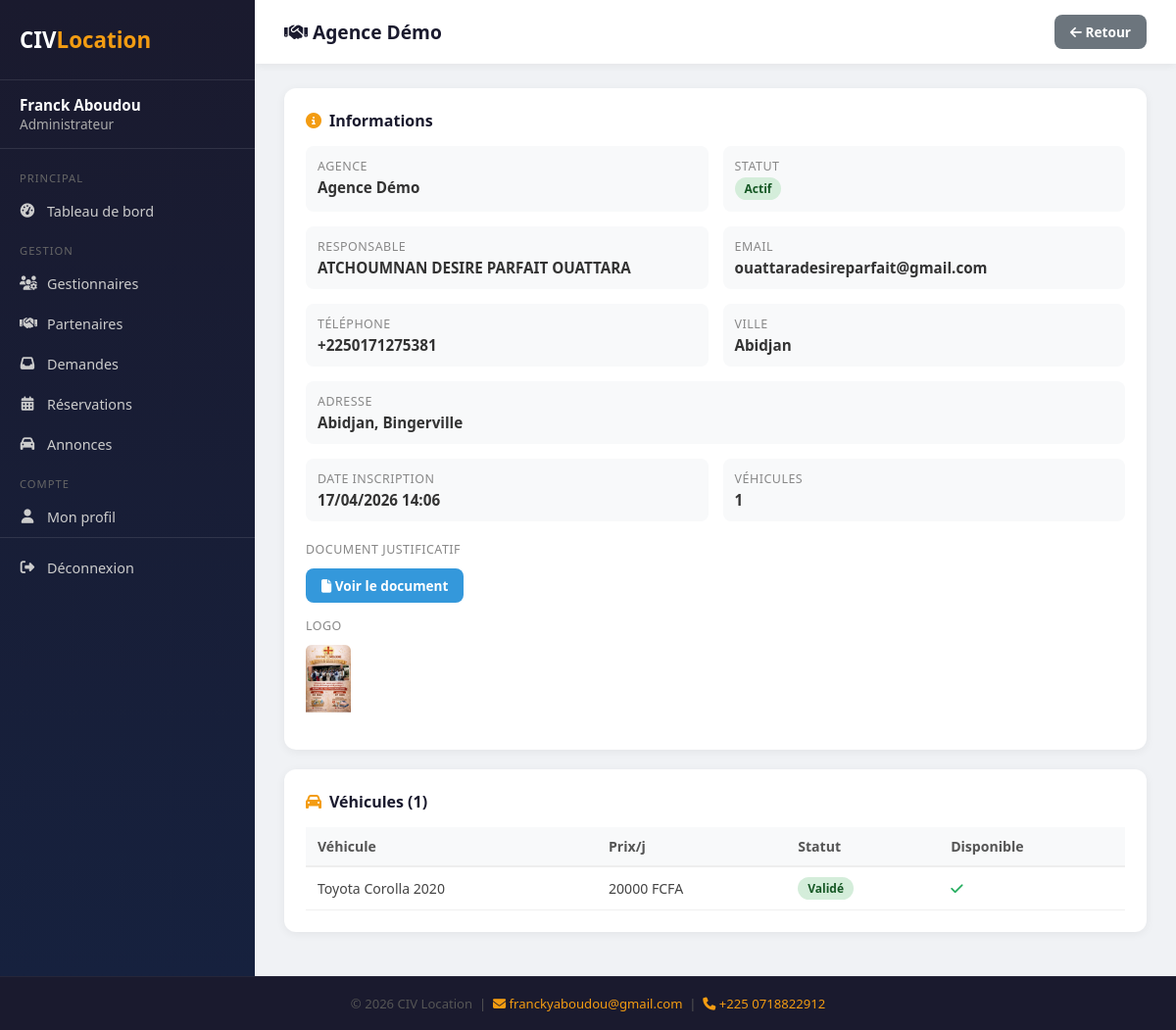
/gestion/partenaires/1/ (signed in), run on the app's committed database.
### gestion/models.py (models this page shows, shortened)
class UtilisateurInterne(models.Model):
    ROLE_CHOICES = [
        ('admin', 'Administrateur'),
        ('gestionnaire', 'Gestionnaire'),
    ]
    STATUT_CHOICES = [
        ('actif', 'Actif'),
        ('suspendu', 'Suspendu'),
    ]
    nom = models.CharField(max_length=100)
    prenom = models.CharField(max_length=100)
    email = models.EmailField(unique=True)
    mot_de_passe = models.CharField(max_length=255)
    telephone = models.CharField(max_length=20, blank=True)
    photo_profil = models.ImageField(upload_to='profils/', blank=True, null=True)
    role = models.CharField(max_length=20, choices=ROLE_CHOICES)
    statut = models.CharField(max_length=20, choices=STATUT_CHOICES, default='actif')
    derniere_connexion = models.DateTimeField(null=True, blank=True)
    date_creation = models.DateTimeField(default=timezone.now)
    class Meta:
        verbose_name = 'Utilisateur interne'
        verbose_name_plural = 'Utilisateurs internes'
        ordering = ['-date_creation']

### public/models.py (models this page shows, shortened)
class Partenaire(models.Model):
    STATUT_CHOICES = [
        ('en_attente', 'En attente'),
        ('actif', 'Actif'),
        ('suspendu', 'Suspendu'),
    ]
    nom_agence = models.CharField(max_length=200)
    nom_responsable = models.CharField(max_length=100)
    prenom_responsable = models.CharField(max_length=100)
    email = models.EmailField(unique=True)
    telephone = models.CharField(max_length=20)
    adresse = models.TextField()
    ville = models.CharField(max_length=100)
    logo = models.ImageField(upload_to='partenaires/logos/', blank=True, null=True)
    document_justificatif = models.FileField(upload_to='partenaires/documents/', blank=True, null=True)
    mot_de_passe = models.CharField(max_length=255)
    statut = models.CharField(max_length=20, choices=STATUT_CHOICES, default='en_attente')
    date_inscription = models.DateTimeField(default=timezone.now)
    derniere_connexion = models.DateTimeField(null=True, blank=True)
    class Meta:
        verbose_name = 'Partenaire'
        verbose_name_plural = 'Partenaires'
        ordering = ['-date_inscription']

class Vehicule(models.Model):
    TYPE_CHOICES = [
        ('berline', 'Berline'),
        ('suv', 'SUV'),
        ('pickup', 'Pick-up'),
        ('minibus', 'Minibus'),
        ('citadine', 'Citadine'),
        ('utilitaire', 'Utilitaire'),
        ('4x4', '4x4'),
        ('van', 'Van'),
    ]
    TRANSMISSION_CHOICES = [
        ('manuelle', 'Manuelle'),
        ('automatique', 'Automatique'),
    ]
    STATUT_CHOICES = [
        ('en_attente', 'En attente'),
        ('valide', 'Validé'),
        ('rejete', 'Rejeté'),
    ]
    partenaire = models.ForeignKey(Partenaire, on_delete=models.CASCADE, related_name='vehicules')
    marque = models.CharField(max_length=100)
    modele = models.CharField(max_length=100)
    annee = models.PositiveIntegerField()
    type_vehicule = models.CharField(max_length=20, choices=TYPE_CHOICES)
    couleur = models.CharField(max_length=50)
    nombre_places = models.PositiveIntegerField()
    transmission = models.CharField(max_length=20, choices=TRANSMISSION_CHOICES)
    climatisation = models.BooleanField(default=True)
    prix_par_jour = models.DecimalField(max_digits=10, decimal_places=0)
    localisation = models.CharField(max_length=200)
    disponible = models.BooleanField(default=True)
    description = models.TextField(blank=True)
    statut_validation = models.CharField(max_length=20, choices=STATUT_CHOICES, default='en_attente')
    date_ajout = models.DateTimeField(default=timezone.now)
    vues = models.PositiveIntegerField(default=0)
    class Meta:
        verbose_name = 'Véhicule'
        verbose_name_plural = 'Véhicules'
        ordering = ['-date_ajout']

### gestion/views.py (the view)
    def wrapper(request, *args, **kwargs):
        if not request.session.get('utilisateur_id'):
            return redirect('gestion_connexion')
        try:
            u = UtilisateurInterne.objects.get(pk=request.session['utilisateur_id'])
            if u.statut == 'suspendu' or u.role != 'admin':
                return redirect('gestion_connexion')
            request.utilisateur = u
        except UtilisateurInterne.DoesNotExist:
            request.session.flush()
            return redirect('gestion_connexion')
        return view_func(request, *args, **kwargs)

### gestion/views.py (called while the page is built)
def admin_required(view_func):
    def wrapper(request, *args, **kwargs):
        if not request.session.get('utilisateur_id'):
            return redirect('gestion_connexion')
        try:
            u = UtilisateurInterne.objects.get(pk=request.session['utilisateur_id'])
            if u.statut == 'suspendu' or u.role != 'admin':
                return redirect('gestion_connexion')
            request.utilisateur = u
        except UtilisateurInterne.DoesNotExist:
            request.session.flush()
            return redirect('gestion_connexion')
        return view_func(request, *args, **kwargs)
    return wrapper

@admin_required
def partenaire_detail(request, pk):
    u = request.utilisateur
    p = get_object_or_404(Partenaire, pk=pk)
    return render(request, 'gestion/admin/partenaire_detail.html', {'utilisateur': u, 'partenaire': p})

### gestion/templates/gestion/admin/partenaire_detail.html (shortened to what this page needs)
{% extends "gestion/base_admin.html" %}
{% block page_title %}<i class="fas fa-handshake"></i> {{ partenaire.nom_agence }}{% endblock %}
{% block topbar_right %}
<div style="display:flex;gap:10px">
  <a href="{% url 'gestion_partenaires' %}" class="btn btn-secondary"><i class="fas fa-arrow-left"></i> Retour</a>
</div>
{% endblock %}
{% block content %}
    <div class="card">
      <div class="card-title"><i class="fas fa-info-circle"></i> Informations</div>
      <div class="detail-grid">
        <div class="detail-item"><div class="detail-label">Agence</div><div class="detail-val">{{ partenaire.nom_agence }}</div></div>
        <div class="detail-item"><div class="detail-label">Statut</div><div class="detail-val"><span class="badge badge-{{ partenaire.statut }}">{{ partenaire.get_statut_display }}</span></div></div>
        <div class="detail-item"><div class="detail-label">Responsable</div><div class="detail-val">{{ partenaire.prenom_responsable }} {{ partenaire.nom_responsable }}</div></div>
        <div class="detail-item"><div class="detail-label">Email</div><div class="detail-val">{{ partenaire.email }}</div></div>
        <div class="detail-item"><div class="detail-label">Téléphone</div><div class="detail-val">{{ partenaire.telephone }}</div></div>
        <div class="detail-item"><div class="detail-label">Ville</div><div class="detail-val">{{ partenaire.ville }}</div></div>
        <div class="detail-item" style="grid-column:1/-1"><div class="detail-label">Adresse</div><div class="detail-val">{{ partenaire.adresse }}</div></div>
        <div class="detail-item"><div class="detail-label">Date inscription</div><div class="detail-val">{{ partenaire.date_inscription|date:"d/m/Y H:i" }}</div></div>
        <div class="detail-item"><div class="detail-label">Véhicules</div><div class="detail-val">{{ partenaire.vehicules.count }}</div></div>
      </div>
      {% if partenaire.document_justificatif %}
      <div style="margin-top:20px">
        <div class="detail-label">Document justificatif</div>
        <a href="{{ partenaire.document_justificatif.url }}" target="_blank" class="btn btn-info" style="margin-top:8px"><i class="fas fa-file"></i> Voir le document</a>
      </div>
      {% endif %}
      {% if partenaire.logo %}
      <div style="margin-top:15px">
        <div class="detail-label">Logo</div>
        <img src="{{ partenaire.logo.url }}" style="max-height:80px;margin-top:8px;border-radius:6px">
      </div>
      {% endif %}
    </div>
    {% if partenaire.vehicules.exists %}
    <div class="card">
      <div class="card-title"><i class="fas fa-car"></i> Véhicules ({{ partenaire.vehicules.count }})</div>
      <table>
        <thead><tr><th>Véhicule</th><th>Prix/j</th><th>Statut</th><th>Disponible</th></tr></thead>
        <tbody>
        {% for v in partenaire.vehicules.all %}
        <tr>
          <td>{{ v.marque }} {{ v.modele }} {{ v.annee }}</td>
          <td>{{ v.prix_par_jour|floatformat:0 }} FCFA</td>
          <td><span class="badge badge-{{ v.statut_validation }}">{{ v.get_statut_validation_display }}</span></td>
          <td>{% if v.disponible %}<span style="color:#27ae60"><i class="fas fa-check"></i></span>{% else %}<span style="color:#e74c3c"><i class="fas fa-times"></i></span>{% endif %}</td>
        </tr>
        {% endfor %}
        </tbody>
      </table>
    </div>
    {% endif %}
{% endblock %}

### gestion/templates/gestion/base_admin.html (shortened to what this page needs)
<!DOCTYPE html>
<html lang="fr">
<head>
<link rel="stylesheet" href="https://cdnjs.cloudflare.com/ajax/libs/font-awesome/6.4.0/css/all.min.css">
</head>
<body>
<div class="app-wrapper">
<div class="sidebar">
  <div class="sidebar-logo">CIV<span>Location</span></div>
  <div class="sidebar-user">
    <strong>{{ utilisateur.prenom }} {{ utilisateur.nom }}</strong>
    {% if utilisateur.role == 'admin' %}Administrateur{% else %}Gestionnaire{% endif %}
  </div>
  <nav class="nav">
    {% if utilisateur.role == 'admin' %}
      <div class="nav-section">Principal</div>
      <a href="{% url 'gestion_admin_dashboard' %}" {% if request.resolver_match.url_name == 'gestion_admin_dashboard' %}class="active"{% endif %}><i class="fas fa-tachometer-alt"></i> Tableau de bord</a>
      <div class="nav-section">Gestion</div>
      <a href="{% url 'gestion_gestionnaires' %}" {% if request.resolver_match.url_name == 'gestion_gestionnaires' %}class="active"{% endif %}><i class="fas fa-users-cog"></i> Gestionnaires</a>
      <a href="{% url 'gestion_partenaires' %}" {% if request.resolver_match.url_name == 'gestion_partenaires' %}class="active"{% endif %}><i class="fas fa-handshake"></i> Partenaires</a>
      <a href="{% url 'gestion_demandes_partenaires' %}" {% if request.resolver_match.url_name == 'gestion_demandes_partenaires' %}class="active"{% endif %}><i class="fas fa-inbox"></i> Demandes</a>
      <a href="{% url 'gestion_reservations' %}" {% if request.resolver_match.url_name == 'gestion_reservations' %}class="active"{% endif %}><i class="fas fa-calendar-alt"></i> Réservations</a>
      <a href="{% url 'gestion_annonces' %}" {% if request.resolver_match.url_name == 'gestion_annonces' %}class="active"{% endif %}><i class="fas fa-car"></i> Annonces</a>
    {% endif %}
    <div class="nav-section">Compte</div>
    <a href="{% url 'gestion_profil' %}" {% if request.resolver_match.url_name == 'gestion_profil' %}class="active"{% endif %}><i class="fas fa-user"></i> Mon profil</a>
    <div class="nav-deconnexion">
      <a href="{% url 'gestion_deconnexion' %}"><i class="fas fa-sign-out-alt"></i> Déconnexion</a>
    </div>
  </nav>
</div>
<div class="main">
  <div class="topbar">
    <h1>{% block page_title %}<i class="fas fa-home"></i> Tableau de bord{% endblock %}</h1>
    {% block topbar_right %}<span class="badge-role">{% if utilisateur.role == 'admin' %}<i class="fas fa-crown"></i> Administrateur{% else %}<i class="fas fa-user-tie"></i> Gestionnaire{% endif %}</span>{% endblock %}
  </div>
  <div class="content">
    {% block content %}{% endblock %}
  </div>
</div>
</div>
<footer class="footer-interne">
  <p>© 2026 CIV Location &nbsp;|&nbsp;
  <a href="mailto:franckyaboudou@gmail.com"><i class="fas fa-envelope"></i> franckyaboudou@gmail.com</a>
  &nbsp;|&nbsp;
  <a href="tel:+2250718822912"><i class="fas fa-phone"></i> +225 0718822912</a>
  </p>
</footer>
</body>
</html>

### data on the page
UtilisateurInterne: prenom "Franck", nom "Aboudou"
Partenaire: nom_agence "Agence Démo", statut "Actif", prenom_responsable "ATCHOUMNAN DESIRE PARFAIT", nom_responsable "OUATTARA", email "ouattaradesireparfait@gmail.com", telephone "+2250171275381", ville "Abidjan", adresse "Abidjan, Bingerville", date_inscription "17/04/2026 14:06", vehicules.count "1", logo (picture)
Vehicule: marque "Toyota", modele "Corolla", annee "2020", prix_par_jour "20000", statut_validation "Validé", disponible True (drawn)
